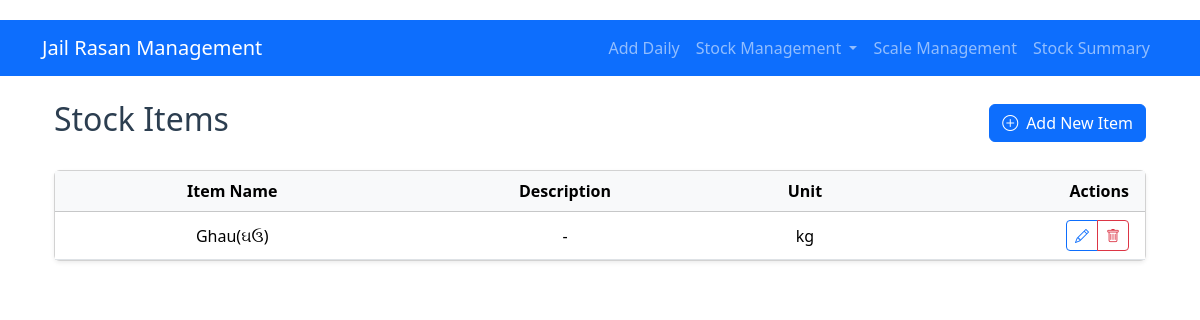
The app's page /stock_items, older data.
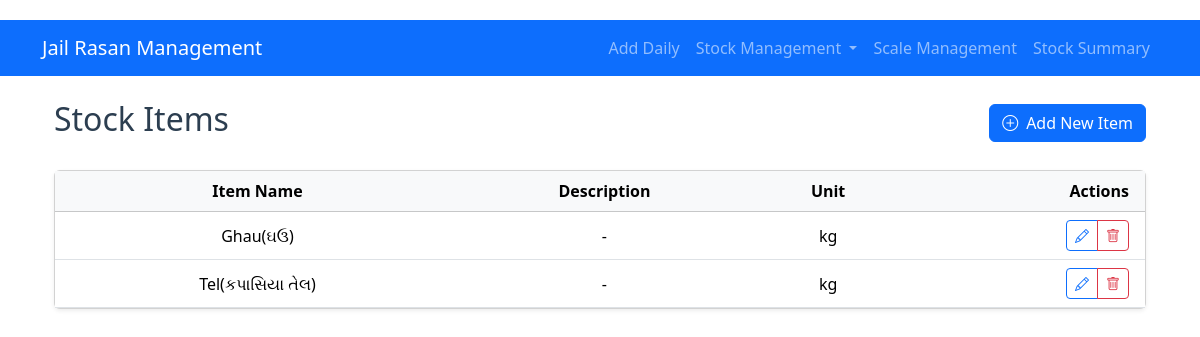
The same page, newer data.
### models.py (models this page shows, shortened)
class StockItem(db.Model):
    id = db.Column(db.Integer, primary_key=True)
    item_name = db.Column(db.String(100), nullable=False)
    description = db.Column(db.Text)
    unit = db.Column(db.String(20), nullable=False)  # kg, g, l, ml, etc.
    created_at = db.Column(db.DateTime, default=datetime.utcnow)

### app.py (the view)
@app.route('/stock_items')
def stock_items():
    items = StockItem.query.order_by(StockItem.item_name).all()
    return render_template('stock_items/list.html', items=items)

### templates/stock_items/list.html
{% extends "base.html" %}
{% block content %}
<div class="container mt-4">
    <div class="d-flex justify-content-between align-items-center mb-4">
        <h2>Stock Items</h2>
        <a href="{{ url_for('add_stock_item') }}" class="btn btn-primary">
            <i class="bi bi-plus-circle me-2"></i>Add New Item
        </a>
    </div>
    <div class="card shadow-sm">
        <div class="card-body p-0">
            <div class="table-responsive">
                <table class="table table-hover align-middle mb-0">
                    <thead class="table-light">
                        <tr>
                            <th class="ps-3">Item Name</th>
                            <th>Description</th>
                            <th>Unit</th>
                            <th class="text-end pe-3">Actions</th>
                        </tr>
                    </thead>
                    <tbody>
                        {% for item in items %}
                        <tr>
                            <td class="ps-3">{{ item.item_name }}</td>
                            <td>{{ item.description or '-' }}</td>
                            <td>{{ item.unit }}</td>
                            <td class="text-end pe-3">
                                <div class="btn-group" role="group">
                                    <a href="{{ url_for('edit_stock_item', id=item.id) }}"
                                       class="btn btn-sm btn-outline-primary"
                                       data-bs-toggle="tooltip" title="Edit">
                                        <i class="bi bi-pencil"></i>
                                    </a>
                                    <a href="{{ url_for('delete_stock_item', id=item.id) }}"
                                       class="btn btn-sm btn-outline-danger"
                                       data-bs-toggle="tooltip" title="Delete"
                                       onclick="return confirm('Delete this item?')">
                                        <i class="bi bi-trash"></i>
                                    </a>
                                </div>
                            </td>
                        </tr>
                        {% else %}
                        <tr>
                            <td colspan="4" class="text-center py-4 text-muted">
                                No stock items found
                            </td>
                        </tr>
                        {% endfor %}
                    </tbody>
                </table>
            </div>
        </div>
    </div>
</div>
{% endblock %}

Row changes from the older to the newer data that the page shows:
added StockItem: item_name "Tel(કપાસિયા તેલ)", description "-", unit "kg"
